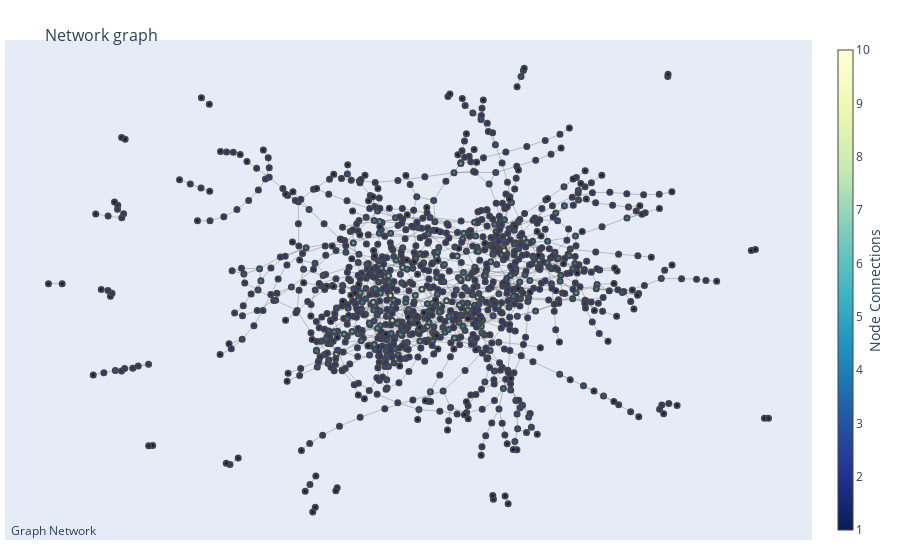

Here is the notebook cell this chart was saved with:
### Code cell
G = G_EURO_ROAD
plot_graph(G, pos)

### Figure 1 — Plotly figure (JSON) as saved in the notebook; plotly's stock layout.template omitted (floating-point values rounded to 4 significant figures; data arrays with more than 128 entries replaced by an {"elided": "..."} marker saying what was removed)
{"data": [{"hoverinfo": "none", "line": {"color": "#888", "width": 0.5}, "mode": "lines", "type": "scatter", "x": {"elided": "4251 float values"}, "y": {"elided": "4251 float values"}}, {"hoverinfo": "text", "marker": {"color": {"elided": "1174 int values"}, "colorbar": {"thickness": 15, "title": {"side": "right", "text": "Node Connections"}, "xanchor": "left"}, "colorscale": [[0, "rgb(255,255,217)"], [0.125, "rgb(237,248,177)"], [0.25, "rgb(199,233,180)"], [0.375, "rgb(127,205,187)"], [0.5, "rgb(65,182,196)"], [0.625, "rgb(29,145,192)"], [0.75, "rgb(34,94,168)"], [0.875, "rgb(37,52,148)"], [1, "rgb(8,29,88)"]], "line": {"width": 2}, "reversescale": true, "showscale": true, "size": 5}, "mode": "markers", "text": {"elided": "1174 str values"}, "type": "scatter", "x": {"elided": "1174 float values"}, "y": {"elided": "1174 float values"}}], "layout": {"annotations": [{"showarrow": false, "text": "Graph Network", "x": 0.005, "xref": "paper", "y": -0.002, "yref": "paper"}], "hovermode": "closest", "margin": {"b": 20, "l": 5, "r": 5, "t": 40}, "showlegend": false, "title": {"font": {"size": 16}, "text": "<br>Network graph"}, "xaxis": {"showgrid": false, "showticklabels": false, "zeroline": false}, "yaxis": {"showgrid": false, "showticklabels": false, "zeroline": false}}}
